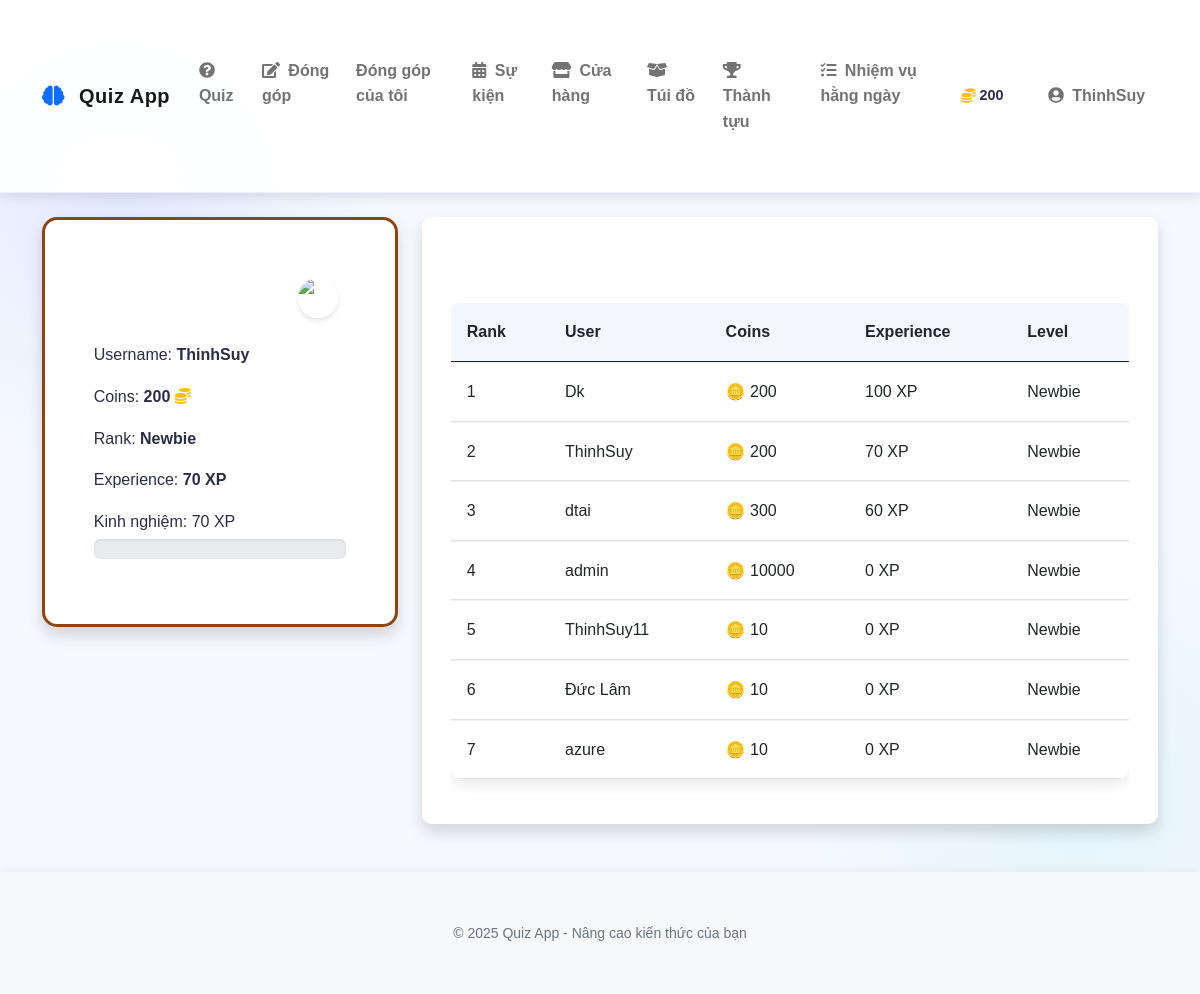
The app's page / (signed in) with its own data.
### models.py (models this page shows, shortened)
class User(UserMixin, db.Model):
    id = db.Column(db.Integer, primary_key=True)
    username = db.Column(db.String(64), unique=True, nullable=False)
    email = db.Column(db.String(120), unique=True, nullable=False)
    password_hash = db.Column(db.String(256))
    coins = db.Column(db.Integer, default=10)  # New users start with 10 coins
    experience = db.Column(db.Integer, default=0)  # Experience points
    rank = db.Column(db.String(50), default='Newbie')
    is_admin = db.Column(db.Boolean, default=False)
    contributions = db.relationship('Contribution', backref='author', lazy=True)
    inventory_items = db.relationship('InventoryItem', backref='owner', lazy=True)
    achievements = db.relationship('UserAchievement', backref='user', lazy=True)
    daily_quests = db.relationship('UserDailyQuest', backref='user', lazy=True)
    total_questions_answered = db.Column(db.Integer, default=0)
    correct_answers = db.Column(db.Integer, default=0)
    easy_questions_completed = db.Column(db.Integer, default=0)
    medium_questions_completed = db.Column(db.Integer, default=0)
    hard_questions_completed = db.Column(db.Integer, default=0)
    daily_quest_points = db.Column(db.Integer, default=0)
    daily_streak = db.Column(db.Integer, default=0)
    last_daily_login = db.Column(db.Date, nullable=True)

### app.py (the view)
@app.route('/')
def homepage():
    from models import User, RANK_THRESHOLDS
    top_users = User.query.order_by(User.experience.desc()).limit(10).all()
    return render_template('homepage.html', top_users=top_users, RANK_THRESHOLDS=RANK_THRESHOLDS)

### app.py (called while the page is built)
@login_manager.user_loader
def load_user(user_id):
    from models import User
    return User.query.get(int(user_id))

### templates/homepage.html (shortened to what this page needs)
{% extends "base.html" %}
{% block content %}
<div class="row">
    <div class="col-md-4">
        {% if current_user.is_authenticated %}
        <div class="card shadow rank-card" data-aos="fade-right" data-rank="{{ current_user.rank.lower() }}">
            <div class="card-body">
                <div class="d-flex justify-content-between align-items-center mb-3">
                    <div class="rank-badge">
                        <img src="{{ url_for('static', filename='images/ranks/' + current_user.rank.lower() + '.png') }}"
                             alt="{{ current_user.rank }}" class="rank-icon">
                    </div>
                </div>
                <div class="profile-info">
                    <p>Username: <strong>{{ current_user.username }}</strong></p>
                    <p>Coins: <strong>{{ current_user.coins }}</strong> <i class="fas fa-coins text-warning"></i></p>
                    <p>Rank: <strong class="rank-name">{{ current_user.rank }}</strong></p>
                    {% set next_rank = None %}
                    {% set next_threshold = 0 %}
                    {% set current_threshold = 0 %}
                    {% for rank, threshold in RANK_THRESHOLDS.items() | sort(attribute='1') %}
                        {% if current_user.rank == rank %}
                            {% set current_threshold = threshold %}
                            {% for next_r, next_t in RANK_THRESHOLDS.items() | sort(attribute='1') %}
                                {% if next_t > threshold and not next_rank %}
                                    {% set next_rank = next_r %}
                                    {% set next_threshold = next_t %}
                                {% endif %}
                            {% endfor %}
                        {% endif %}
                    {% endfor %}
                    <p>Experience: <strong>{{ current_user.experience }} XP</strong></p>
                    <div class="rank-progress mt-3">
                        {% if next_rank %}
                        <p class="mb-1">Tiến trình ({{ current_user.experience }}/{{ next_threshold }})</p>
                        <div class="progress" style="height: 20px;">
                            <div class="progress-bar progress-bar-striped progress-bar-animated bg-success"
                                 role="progressbar"
                                 style="width: {{ ((current_user.experience - current_threshold) / (next_threshold - current_threshold) * 100)|round }}%">
                            </div>
                        </div>
                        <small class="text-muted">Rank tiếp theo: {{ next_rank }}</small>
                        {% else %}
                        <p class="mb-1">Kinh nghiệm: {{ current_user.experience }} XP</p>
                        <div class="progress" style="height: 20px;">
                        </div>
                        {% endif %}
                    </div>
                </div>
            </div>
        </div>
        {% endif %}
    </div>
    <div class="col-md-8">
        <div class="card shadow" data-aos="fade-left">
            <div class="card-body">
                <div class="table-responsive">
                    <table class="table table-hover">
                        <thead>
                            <tr>
                                <th>Rank</th>
                                <th>User</th>
                                <th>Coins</th>
                                <th>Experience</th>
                                <th>Level</th>
                            </tr>
                        </thead>
                        <tbody>
                            {% for user in top_users %}
                            <tr>
                                <td>{{ loop.index }}</td>
                                <td>{{ user.username }}</td>
                                <td>🪙 {{ user.coins }}</td>
                                <td>{{ user.experience }} XP</td>
                                <td>{{ user.rank }}</td>
                            </tr>
                            {% endfor %}
                        </tbody>
                    </table>
                </div>
            </div>
        </div>
    </div>
</div>
{% endblock %}

### templates/base.html (shortened to what this page needs)
<!DOCTYPE html>
<html lang="en">
<head>
    <link href="https://cdn.jsdelivr.net/npm/bootstrap@5.0.2/dist/css/bootstrap.min.css" rel="stylesheet">
    <link rel="stylesheet" href="https://cdnjs.cloudflare.com/ajax/libs/font-awesome/5.15.3/css/all.min.css">
    <link href="https://unpkg.com/aos@2.3.1/dist/aos.css" rel="stylesheet">
    <link rel="stylesheet" href="{{ url_for('static', filename='css/style.css') }}">
    <link rel="stylesheet" href="{{ url_for('static', filename='css/rank_frames.css') }}">
    <link rel="stylesheet" href="{{ url_for('static', filename='css/customization.css') }}">
    <link rel="stylesheet" href="{{ url_for('static', filename='css/achievements.css') }}">
    <link rel="stylesheet" href="{{ url_for('static', filename='css/quests.css') }}">
    <link rel="stylesheet" href="{{ url_for('static', filename='css/quiz.css') }}">
</head>
<body>
    <nav class="navbar navbar-expand-lg navbar-light sticky-top">
        <div class="container">
            <a class="navbar-brand" href="{{ url_for('homepage') }}">
                <i class="fas fa-brain text-primary me-2"></i> Quiz App
            </a>
            <div class="collapse navbar-collapse" id="navbarNav">
                <ul class="navbar-nav me-auto">
                    {% if current_user.is_authenticated %}
                        {% if current_user.is_admin %}
                            <li class="nav-item">
                                <a class="nav-link" href="{{ url_for('admin_dashboard') }}">
                                    <i class="fas fa-tachometer-alt me-1"></i> Admin
                                </a>
                            </li>
                        {% else %}
                            <li class="nav-item">
                                <a class="nav-link" href="{{ url_for('mainquiz') }}">
                                    <i class="fas fa-question-circle me-1"></i> Quiz
                                </a>
                            </li>
                            <li class="nav-item">
                                <a class="nav-link" href="{{ url_for('contribute') }}">
                                    <i class="fas fa-edit me-1"></i> Đóng góp
                                </a>
                            </li>
                            <li class="nav-item">
                                <a class="nav-link" href="{{ url_for('my_contributions') }}">
                                    Đóng góp của tôi
                                </a>
                            </li>
                            <li class="nav-item">
                                <a class="nav-link" href="{{ url_for('event') }}">
                                    <i class="fas fa-calendar-alt me-1"></i> Sự kiện
                                </a>
                            </li>
                            <li class="nav-item">
                                <a class="nav-link" href="{{ url_for('shop') }}">
                                    <i class="fas fa-store me-1"></i> Cửa hàng
                                </a>
                            </li>
                            <li class="nav-item">
                                <a class="nav-link" href="{{ url_for('inventory') }}">
                                    <i class="fas fa-box-open me-1"></i> Túi đồ
                                </a>
                            </li>
                            <li class="nav-item">
                                <a class="nav-link" href="{{ url_for('advancements') }}">
                                    <i class="fas fa-trophy me-1"></i> Thành tựu
                                </a>
                            </li>
                            <li class="nav-item">
                                <a class="nav-link" href="{{ url_for('daily_quests') }}">
                                    <i class="fas fa-tasks me-1"></i> Nhiệm vụ hằng ngày
                                </a>
                            </li>
                        {% endif %}
                    {% endif %}
                </ul>
                {% if current_user.is_authenticated %}
                <div class="user-stats d-flex align-items-center me-3">
                    <div class="stat-item d-flex align-items-center me-3">
                        <i class="fas fa-coins text-warning me-1"></i>
                        <span class="fw-bold">{{ current_user.coins }}</span>
                    </div>
                </div>
                <ul class="navbar-nav">
                    <li class="nav-item dropdown">
                        <a class="nav-link dropdown-toggle" href="#" id="userDropdown" role="button" data-bs-toggle="dropdown" aria-expanded="false">
                            <i class="fas fa-user-circle me-1"></i> {{ current_user.username }}
                        </a>
                    </li>
                </ul>
                {% endif %}
            </div>
        </div>
    </nav>
    <div class="container py-4">
        {% block content %}{% endblock %}
    </div>
    <footer class="footer mt-auto py-3 bg-light">
        <div class="container text-center">
            <div class="row">
                <div class="col-md-12">
                    <p class="mb-0 text-muted">
                        <small>© 2025 Quiz App - Nâng cao kiến thức của bạn</small>
                    </p>
                </div>
            </div>
        </div>
    </footer>
</body>
</html>

### static/css/style.css (style rules this page uses)
body { font-family: 'Roboto', sans-serif; color: var(--text-color); background-color: #f5f9ff; background-image: radial-gradient(circle at 10% 20%, rgba(67, 97, 238, 0.1) 0%, transparent 20%), radial-gradient(circle at 90% 80%, rgba(76, 201, 240, 0.1) 0%, transparent 20%); line-height: 1.6; }
.container { padding-top: 2rem; padding-bottom: 2rem; }
.card { border: none; border-radius: var(--border-radius); box-shadow: var(--box-shadow); transition: all 0.4s ease; margin-bottom: 1.5rem; background-color: white; overflow: hidden; position: relative; }
.card::before { content: ''; position: absolute; top: 0; left: 0; width: 100%; height: 4px; background: var(--gradient-bg); opacity: 0; transition: opacity 0.3s ease; }
.card-body { padding: 1.8rem; }
.progress { height: 10px; border-radius: 5px; background-color: #e9ecef; margin-bottom: 1rem; overflow: hidden; }
.table { border-collapse: separate; border-spacing: 0; width: 100%; border-radius: var(--border-radius); overflow: hidden; box-shadow: var(--box-shadow); }
.table th { background-color: #f8f9fa; font-weight: 600; padding: 1rem; text-align: left; }
.table td { padding: 1rem; vertical-align: middle; border-top: 1px solid #f0f0f0; }
.navbar { box-shadow: 0 4px 15px rgba(0, 0, 0, 0.08); background: rgba(255, 255, 255, 0.95); backdrop-filter: blur(10px); -webkit-backdrop-filter: blur(10px); border-bottom: 1px solid rgba(67, 97, 238, 0.1); }
.navbar-brand { font-weight: 800; color: var(--primary-color); letter-spacing: 0.5px; transition: all 0.3s ease; }
.nav-link { font-weight: 600; color: var(--dark-color); position: relative; padding: 0.6rem 1.2rem; margin: 0 0.3rem; transition: all 0.3s ease; border-radius: 8px; }
.nav-link::after { content: ''; position: absolute; bottom: 5px; left: 50%; width: 0; height: 2px; background: var(--primary-color); transition: all 0.3s; transform: translateX(-50%); opacity: 0; }
.fade-in { animation: fadeIn 0.5s ease forwards; }
.delay-1 { animation-delay: 0.1s; }
.delay-2 { animation-delay: 0.2s; }
:root { --accent-color: #f72585; --info-color: #4895ef; --warning-color: #f8961e; --danger-color: #f94144; --soft-blue: #e8f0fe; --text-secondary: #6c757d; }
body { font-family: 'Nunito', sans-serif; min-height: 100vh; line-height: 1.6; }
.navbar { box-shadow: 0 4px 12px rgba(0, 0, 0, 0.1); padding: 1rem 0; }
.card { overflow: hidden; margin-bottom: 1.5rem; }
.footer { background-color: white; box-shadow: 0 -2px 10px rgba(0, 0, 0, 0.05); padding: 1.5rem 0; margin-top: 3rem; }
.footer .text-muted { color: var(--text-secondary) !important; font-weight: 500; }
.progress { height: 0.8rem; border-radius: 10px; background-color: #e9ecef; margin-bottom: 1rem; box-shadow: inset 0 1px 3px rgba(0, 0, 0, 0.1); }
.table { border-collapse: separate; border-spacing: 0; width: 100%; }
.table th { background-color: rgba(67, 97, 238, 0.05); font-weight: 600; color: var(--text-primary); padding: 1rem; }
.table td { padding: 1rem; vertical-align: middle; }
.user-stats { font-size: 0.9rem; }
.stat-item { display: flex; align-items: center; }

### static/css/rank_frames.css (style rules this page uses)
.rank-badge { display: inline-flex; align-items: center; justify-content: center; width: 30px; height: 30px; border-radius: 50%; color: white; font-weight: bold; margin-right: 0.5rem; box-shadow: 0 3px 5px rgba(0, 0, 0, 0.1); }

### static/css/customization.css (style rules this page uses)
.rank-card { background: white; border-radius: 15px; padding: 20px; box-shadow: 0 5px 15px rgba(0,0,0,0.1); position: relative; overflow: hidden; }
.rank-card[data-rank="newbie"] { border: 3px solid #8B4513; }
.rank-name { font-weight: bold; }
.rank-badge { width: 40px; height: 40px; border-radius: 50%; display: flex; align-items: center; justify-content: center; overflow: hidden; }
.rank-icon { width: 100%; height: 100%; object-fit: contain; }
.progress { height: 10px; border-radius: 5px; background-color: #e9ecef; margin-top: 5px; }
.rank-card { transition: all 0.3s ease; }

### static/css/achievements.css (style rules this page uses)
.progress { height: 12px; border-radius: 6px; background-color: #e9ecef; overflow: hidden; }

### static/css/quiz.css (style rules this page uses)
body { transition: background-image 0.5s ease; background-size: cover; background-position: center; background-attachment: fixed; }

### records on screen
User: coins "200", username "ThinhSuy", rank "Newbie", experience "70"
User: username "Dk", coins "200", experience "100", rank "Newbie"
User: username "dtai", coins "300", experience "60", rank "Newbie"
User: username "admin", coins "10000", experience "0", rank "Newbie"
User: username "ThinhSuy11", coins "10", experience "0", rank "Newbie"
User: username "Đức Lâm", coins "10", experience "0", rank "Newbie"
User: username "azure", coins "10", experience "0", rank "Newbie"
